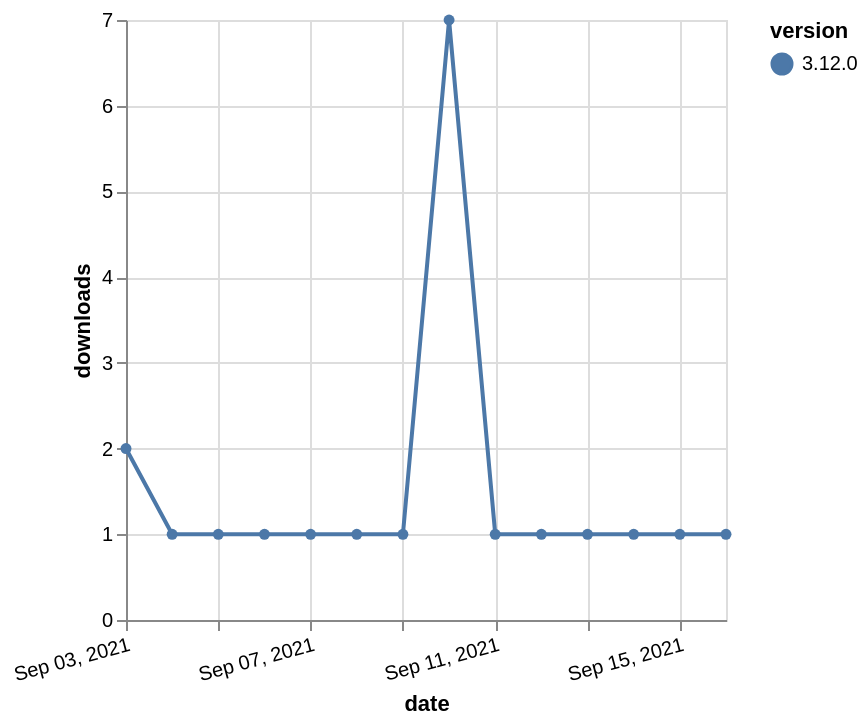

Specify this chart in Vega-Lite:
### Vega-Lite specification from a JSON file in a GitHub repository (floating-point values rounded to 4 significant figures)
{"$schema": "https://vega.github.io/schema/vega-lite/v5.json", "description": "A simple bar chart with embedded data.", "data": {"values": [{"date": "2021-09-03", "total": 495, "delta": 2, "version": "3.12.0"}, {"date": "2021-09-04", "total": 496, "delta": 1, "version": "3.12.0"}, {"date": "2021-09-05", "total": 497, "delta": 1, "version": "3.12.0"}, {"date": "2021-09-06", "total": 498, "delta": 1, "version": "3.12.0"}, {"date": "2021-09-07", "total": 499, "delta": 1, "version": "3.12.0"}, {"date": "2021-09-08", "total": 500, "delta": 1, "version": "3.12.0"}, {"date": "2021-09-09", "total": 501, "delta": 1, "version": "3.12.0"}, {"date": "2021-09-10", "total": 508, "delta": 7, "version": "3.12.0"}, {"date": "2021-09-11", "total": 509, "delta": 1, "version": "3.12.0"}, {"date": "2021-09-12", "total": 510, "delta": 1, "version": "3.12.0"}, {"date": "2021-09-13", "total": 511, "delta": 1, "version": "3.12.0"}, {"date": "2021-09-14", "total": 512, "delta": 1, "version": "3.12.0"}, {"date": "2021-09-15", "total": 513, "delta": 1, "version": "3.12.0"}, {"date": "2021-09-16", "total": 514, "delta": 1, "version": "3.12.0"}]}, "width": "container", "mark": {"type": "line", "point": {"filled": true}}, "encoding": {"x": {"field": "date", "type": "temporal", "timeUnit": "yearmonthdate", "title": "date", "axis": {"labelAngle": -15}}, "y": {"field": "delta", "type": "quantitative", "title": "downloads"}, "color": {"field": "version", "type": "nominal"}, "tooltip": {"field": "delta"}}}
